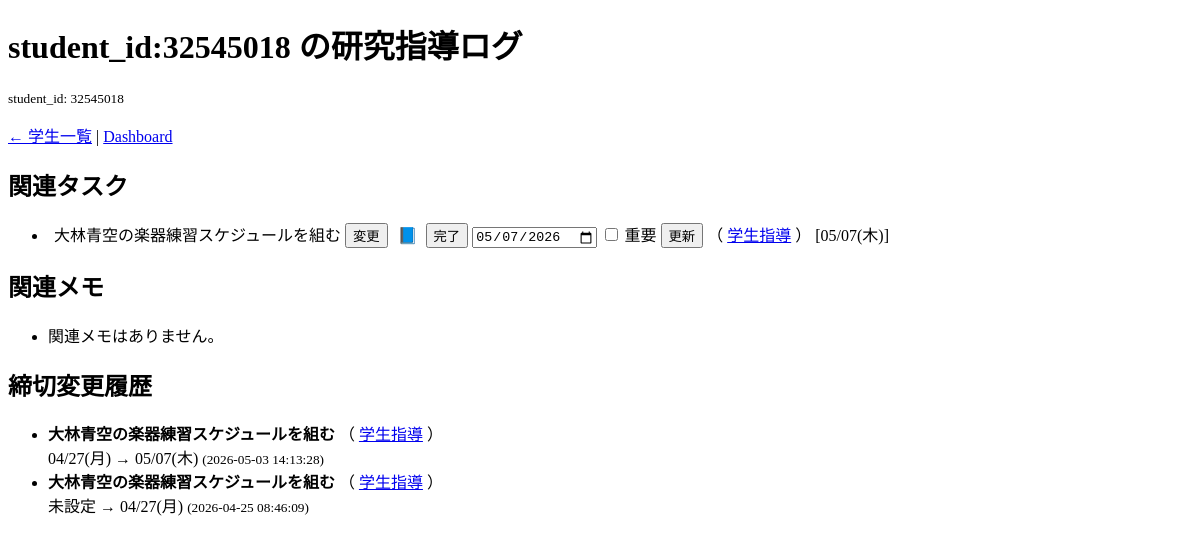
The app's page /student_log?student_id=32545018, older data.
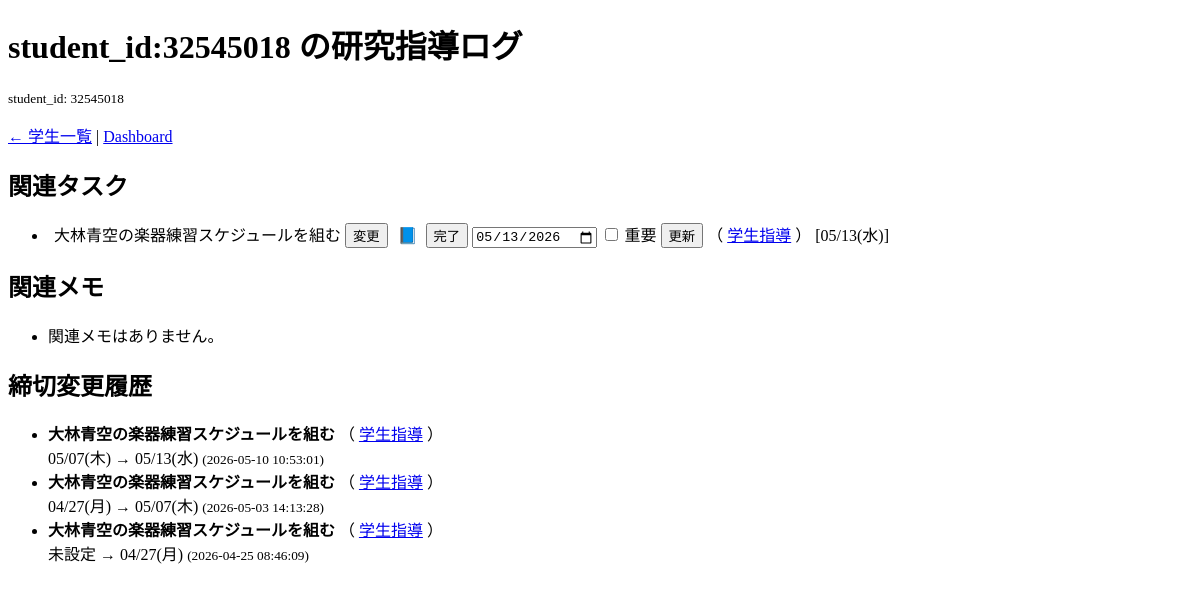
The same page, newer data.
### tables this page shows
CREATE TABLE tasks (
            id INTEGER PRIMARY KEY AUTOINCREMENT,
            title TEXT,
            status TEXT,
            deadline TEXT,
            original_deadline TEXT,
            project_id INTEGER,
            student_id INTEGER,
            priority TEXT DEFAULT 'medium',
            sync_key TEXT,
            source_type TEXT,
            source_updated_at TEXT,
            archived INTEGER DEFAULT 0
        , source_url TEXT, scrapbox_url TEXT);

CREATE TABLE projects (
            id INTEGER PRIMARY KEY AUTOINCREMENT,
            name TEXT,
            type TEXT,
            status TEXT
        );

CREATE TABLE task_history (
        id INTEGER PRIMARY KEY AUTOINCREMENT,
        task_id INTEGER,
        old_deadline TEXT,
        new_deadline TEXT,
        changed_at TEXT
    );

### flask_app.py (the view)
@app.route("/student_log")
def student_log():
    student_id_arg = request.args.get("student_id")
    requested_student_name = request.args.get("name", "")
    student_name = requested_student_name
    student_id = normalize_student_id_value(student_id_arg)
    if student_id is None and not student_name:
        return redirect("/students")
    student = find_student(student_id, student_name)
    if not student and student_id is not None:
        student = {
            "name": student_name or f"student_id:{student_id}",
            "student_id": student_id,
        }
    if not student:
        return redirect("/students")
    student_id = normalize_student_id_value(student["student_id"])
    student_name = student.get("name") or student_name or f"student_id:{student_id}"
    student_aliases = student_aliases_for_id(student_id, student_name)
    if requested_student_name and requested_student_name not in student_aliases:
        student_aliases.append(requested_student_name)
    conn = get_db()
    c = conn.cursor()
    tasks, notes, history = fetch_student_log_rows(c, student_id, student_aliases)
    conn.close()
    tasks = format_history_rows(tasks)
    history = format_history_rows(history)
    notes = [dict(n) for n in notes]
    return render_template(
        "student_log.html",
        student_name=student_name,
        student_id=student_id,
        tasks=tasks,
        notes=notes,
        history=history,
    )

### db.py (called while the page is built)
def get_db():
    conn = sqlite3.connect(DB_PATH, timeout=5, check_same_thread=False)
    conn.row_factory = sqlite3.Row
    conn.execute("PRAGMA journal_mode=WAL;")
    conn.execute("PRAGMA busy_timeout=5000;")
    return conn

def _student_text_match_clause(table_alias, text_columns, student_names):
    clauses = []
    params = []
    for name in student_names or []:
        if not name:
            continue
        text_clause = " OR ".join([f"{column} LIKE ?" for column in text_columns])
        clauses.append(
            f"(({table_alias}.student_id IS NULL OR {table_alias}.student_id = '') "
            f"AND ({text_clause}))"
        )
        params.extend([f"%{name}%"] * len(text_columns))
    return clauses, params

### flask_app.py (called while the page is built)
def scrapbox_project_page_url(project, title):
    page_name = (title or "").strip()
    if not page_name:
        return None
    return f"https://scrapbox.io/{project}/{quote(page_name, safe='')}"

def scrapbox_page_url(title):
    return scrapbox_project_page_url(SCRAPBOX_PROJECT, title)

@app.context_processor
def inject_scrapbox_helpers():
    return {
        "scrapbox_page_url": scrapbox_page_url,
        "scrapbox_project_page_url": scrapbox_project_page_url,
        "scrapbox_base_url": f"https://scrapbox.io/{SCRAPBOX_PROJECT}/",
    }

def normalize_student_id_value(value):
    if value in (None, ""):
        return None
    try:
        return int(value)
    except (TypeError, ValueError):
        return None

def find_student(student_id=None, student_name=""):
    normalized_id = normalize_student_id_value(student_id)
    if normalized_id is not None:
        for s in STUDENTS_DATA:
            if normalize_student_id_value(s.get("student_id")) == normalized_id:
                return s
    if student_name:
        for s in STUDENTS_DATA:
            if s.get("name") == student_name and s.get("student_id"):
                return s
    return None

def student_aliases_for_id(student_id, primary_name=""):
    normalized_id = normalize_student_id_value(student_id)
    aliases = []
    if primary_name:
        aliases.append(primary_name)
    for s in STUDENTS_DATA:
        if normalize_student_id_value(s.get("student_id")) != normalized_id:
            continue
        name = s.get("name")
        if name and name not in aliases:
            aliases.append(name)
    return aliases

### templates/student_log.html (shortened to what this page needs)
<!doctype html>
<html>
  <head>
  </head>
  <body>
    {% from "components/task_item.html" import task_actions with context %}
    <h1>{{ student_name }} の研究指導ログ</h1>
    <p><small>student_id: {{ student_id }}</small></p>
    <p><a href="/students">← 学生一覧</a> | <a href="/">Dashboard</a></p>
    <h2>関連タスク</h2>
    <ul>
      {% for t in tasks %}
        <li>
          {{
            task_actions(
                t,
                show_done=t["status"] != "done" and not t["archived"],
                show_update=not t["archived"],
                is_done=t["status"] == "done"
            )
          }}
          （{% if t["project_id"] %}
            <a href="/project/{{ t['project_id'] }}">{{ t["project_name"] }}</a>
          {% else %}
            {{ t["project_name"] or "未分類" }}
          {% endif %}）
          {% if t["deadline_display"] %}[{{ t["deadline_display"] }}]{% endif %}
        </li>
      {% else %}
        <li>関連タスクはありません。</li>
      {% endfor %}
    </ul>
    <h2>関連メモ</h2>
    <ul>
      {% for n in notes %}
        <li>
          <b>{{ n["title"] }}</b>
          （{% if n["project_id"] %}
            <a href="/project/{{ n['project_id'] }}">{{ n["project_name"] }}</a>
          {% else %}
            {{ n["project_name"] or "未分類" }}
          {% endif %}）<br />
          {{ n["content"] }}<br />
          <small>{{ n["created_at"] }}</small>
          {% if n["scrapbox_url"] %}
            <a
              href="{{ n['scrapbox_url'] }}"
              target="_blank"
              rel="noopener noreferrer"
              >Scrapbox</a
            >
          {% endif %}
        </li>
      {% else %}
        <li>関連メモはありません。</li>
      {% endfor %}
    </ul>
    <h2>締切変更履歴</h2>
    <ul>
      {% for h in history %}
        <li>
          <b>{{ h["task_title"] }}</b>
          （{% if h["project_id"] %}
            <a href="/project/{{ h['project_id'] }}">{{ h["project_name"] }}</a>
          {% else %}
            {{ h["project_name"] or "未分類" }}
          {% endif %}）<br />
          {% if h["old_deadline_display"] %}{{ h["old_deadline_display"] }}{% else %}未設定{% endif %}
          →
          {% if h["new_deadline_display"] %}{{ h["new_deadline_display"] }}{% else %}未設定{% endif %}
          <small>({{ h["changed_at"] }})</small>
        </li>
      {% else %}
        <li>締切変更履歴はありません。</li>
      {% endfor %}
    </ul>
  </body>
</html>

### templates/components/task_item.html (shortened to what this page needs)
{% macro task_id_value(t) -%}
{{ t["task_id"] if t["task_id"] is defined else t["id"] }}
{%- endmacro %}
{% macro task_links(t) %}
{% set scrapbox_url = t["scrapbox_url"] if t["scrapbox_url"] is defined else none %}
{% set generated_scrapbox_url = scrapbox_page_url(t["title"]) %}
<span class="task-links">
  {% if scrapbox_url and scrapbox_url|string|lower not in ["none", "null"] %}
  <a href="{{ scrapbox_url }}" target="_blank" rel="noopener noreferrer" title="Scrapbox"
    style="margin-left:6px; text-decoration:none;">📘</a>
  {% elif generated_scrapbox_url %}
  <a href="{{ generated_scrapbox_url }}" target="_blank" rel="noopener noreferrer" title="Scrapbox"
    style="margin-left:6px; text-decoration:none;">📘</a>
  {% endif %}
</span>
{% endmacro %}
{% macro task_actions(t, show_done=true, show_update=false, is_done=false, show_move=false, projects=none) %}
{% set task_id = task_id_value(t)|trim %}
<form action="/edit_task_title" method="post" class="inline-edit-form" style="display:inline; margin-left:6px;">
  {% if is_done %}
  <s><span class="inline-edit-title">{{ t["title"] }}</span></s>
  {% else %}
  <span class="inline-edit-title">{{ t["title"] }}</span>
  {% endif %}
  <button type="button" class="inline-edit-toggle" onclick="toggleInlineEdit(this)">
    変更
  </button>
</form>
{{ task_links(t) }}
{% if show_done %}
<form action="/done/{{ task_id }}" method="post" style="display:inline; margin-left:4px">
  <button type="submit">完了</button>
</form>
{% endif %}
{% if show_update %}
<form action="/update_task" method="post" style="display:inline;">
  <input type="date" name="deadline" value="{{ t['deadline'] if t["deadline"] is defined and t["deadline"] else ""
    }}" />
  <label>
    <input type="checkbox" name="priority" value="high" {% if t["priority"]=="high" %}checked{% endif %} />
    重要
  </label>
  <button type="submit">更新</button>
</form>
{% endif %}
{% endmacro %}

Row changes from the older to the newer data that the page shows:
changed tasks "大林青空の楽器練習スケジュールを組む": deadline "05/07/2026" → "05/13/2026"; deadline_display "05/07(木)" → "05/13(水)"
added task_history: task_title "大林青空の楽器練習スケジュールを組む", project_name "学生指導", old_deadline_display "05/07(木)", new_deadline_display "05/13(水)", changed_at "2026-05-10 10:53:01"
